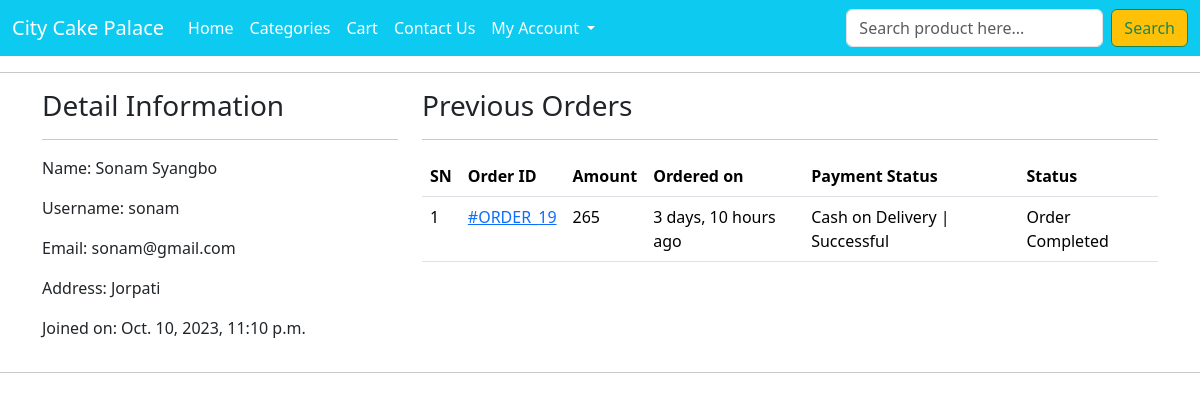
/profile/ (signed in), run on an earlier commit of the app's database.
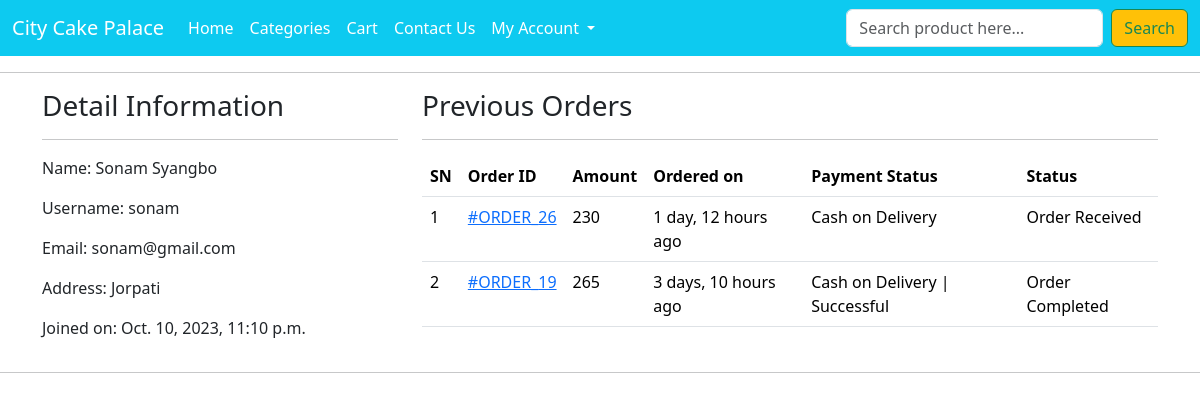
And on a later commit of the database.
### ecomapp/models.py (models this page shows, shortened)
class Order(models.Model):
    cart = models.OneToOneField(Cart, on_delete=models.CASCADE)
    ordered_by = models.CharField(max_length=200)
    shipping_address = models.CharField(max_length=200)
    mobile = models.CharField(max_length=10)
    email = models.EmailField()
    subtotal = models.PositiveIntegerField()
    discount = models.PositiveIntegerField()
    total = models.PositiveIntegerField()
    order_status = models.CharField(max_length=50, choices=ORDER_STATUS)
    created_at = models.DateTimeField(auto_now_add=True)
    payment_method = models.CharField(max_length=20, choices=METHOD, default="Cash On Delivery")  # Corrected line
    payment_completed = models.BooleanField(default=False, null=True, blank=True)

### ecomapp/views.py (the view)
# urls.py: path("profile/",CustomerProfileView.as_view(),name='customerprofile'),
class CustomerProfileView(TemplateView):
    template_name = "customerprofile.html"
    def dispatch(self, request, *args, **kwargs):
        if request.user.is_authenticated and Customer.objects.filter(user=request.user).exists():
            pass
        else:
            return redirect("/login/?next=/profile/")
        return super().dispatch(request, *args, **kwargs)
    def get_context_data(self, **kwargs):
        context = super().get_context_data(**kwargs)
        customer = self.request.user.customer
        context['customer'] = customer
        orders = Order.objects.filter(cart__customer=customer).order_by("-id")
        context["orders"] = orders
        return context

### templates/customerprofile.html (shortened to what this page needs)
{% extends 'base.html' %}
{% block content %}
<div class="container">
    <div class="row">
        <div class="col-md-4">
            <h3>Detail Information</h3><hr>
            <p><span class="font-weight-bold">Name: </span> {{customer.full_name}}</p>
            <p><span class="font-weight-bold">Username: </span> {{customer.user.username}}</p>
            <p><span class="font-weight-bold">Email: </span> {{customer.user.email}}</p>
            <p><span class="font-weight-bold">Address: </span> {{customer.address}}</p>
            <p><span class="font-weight-bold">Joined on: </span> {{customer.joined_on}}</p>
        </div>
        <div class="col-md-8">
            <h3>Previous Orders</h3>
            <hr>
            <table class="table">
                <thead>
                    <tr>
                        <th>SN</th>
                        <th>Order ID</th>
                        <th>Amount</th>
                        <th>Ordered on</th>
                        <th>Payment Status</th>
                        <th>Status</th>
                    </tr>
                </thead>
                <tbody>
                    {% for ord in orders %}
                    <tr>
                        <td>{{forloop.counter}}</td>
                        <td><a href="{% url 'ecomapp:customerorderdetail' ord.id %}"> #ORDER_{{ord.id}}</a></td>
                        <td>{{ord.total}}</td>
                        <td>{{ord.created_at|timesince}} ago</td>
                        <td>{{ord.payment_method}}{% if ord.payment_completed %} | Successful{% elif ord_obj.payment_method == "Cash On DELIVERY" %}Failed{% endif %}</td>
                        <td>{{ord.order_status}}</td>
                    </tr>
                    {% endfor %}
                </tbody>
            </table>
        </div>
    </div>
</div>
{% endblock %}

What changed in the data, as far as the page shows it:
added Order: id "26", total "230", created_at "1 day, 12 hours", payment_method "Cash on Delivery", order_status "Order Received"
